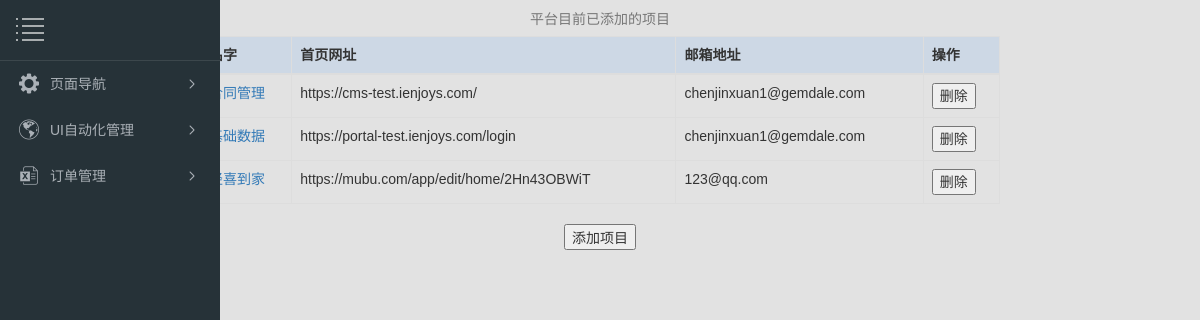
Page /home/ on the earlier database version.
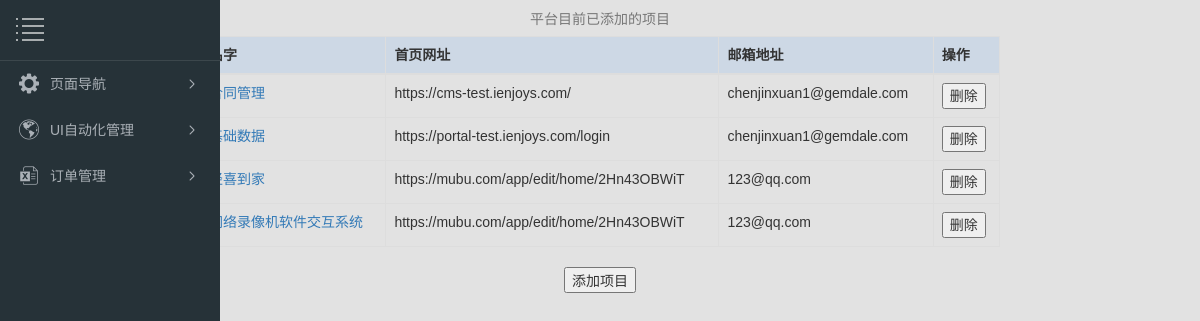
Same page on the later database version.
### uiApp/models.py (models this page shows, shortened)
class DB_end(models.Model):
    name = models.CharField(max_length=20, null=True, blank=True)
    host = models.CharField(max_length=200, null=True, blank=True)
    check_time = models.CharField(max_length=50, null=True, blank=True)
    phone = models.CharField(max_length=200, null=True, blank=True)
    email = models.CharField(max_length=200, null=True, blank=True)
    dingtalk = models.CharField(max_length=200, null=True, blank=True)

### uiApp/views.py (the view)
# urls.py: 2. Add a URL to urlpatterns:  path('', views.home, name='home')
def home(request):
    res = {'end': DB_end.objects.all(), 'href': DB_href.objects.all()}
    return render(request, 'home.html', res)

### uiApp/templates/home.html (shortened to what this page needs)
<!DOCTYPE html>
<html lang="en">
<head>
    <link rel="stylesheet" type="text/css" href="/static/bootstrap-3.4.1-dist/css/bootstrap.css">
    <link rel="stylesheet" type="text/css" href="/static/bootstrap-3.4.1-dist/css/bootstrap-theme.css">
</head>
<body>
    {% include 'menu.html' %}
    <table class="table table-bordered" align="center" style="width: 800px">
       <caption style="text-align: center">平台目前已添加的项目</caption>
       <thead>
         <tr style="background-color: #cdd8e5">
         <th>名字</th>
         <th>首页网址</th>
         <th>邮箱地址</th>
         <th>操作</th>
         </tr>
       </thead>
       <tbody>
         {% for i in end %}
         <tr>
             <td><a href="/testcases/{{ i.id }}">{{ i.name }}</a></td>
             <td>{{ i.host }}</td>
             <td>{{ i.email }}</td>
         <td><button onclick="delEnd({{ i.id }})">删除</button></td>
         </tr>
         {% endfor %}
       </tbody>
    </table>
    <div align="center"><button onclick='javascript=document.getElementById("add_end_input").style.display="block"'>添加项目</button></div>
</body>
</html>

Differences in the rows shown:
added DB_end: name "网络录像机软件交互系统", host "https://mubu.com/app/edit/home/2Hn43OBWiT", email "123@qq.com"
